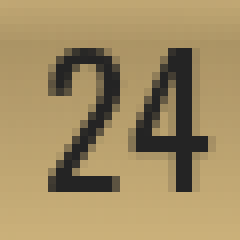
#> input picture Data2/Numero_Tratado/1img.png, 30 x 30 px, found by its file name (shown 8 times larger)
$ python ocropus.py
#> lines starting #> are read from the running program, lines starting #| are printed output that depends on the picture
# -*- coding: utf-8 -*-
import os
import cv2 as cv
import numpy as np
import matplotlib.pyplot as plt
import pytesseract
from PIL import Image


path_original = '/home/oziel/Documentos/Alunos/Derick/Work_Roleta/Data2/Numeros'
path_imagens_tratada = '/home/oziel/Documentos/Alunos/Derick/Work_Roleta/Data2/Numero_Tratado'
imagens_salvas = os.listdir(path_imagens_tratada)
imagens = os.listdir(path_original)
t = len(imagens)
#print(t)
i = 1

ad = []
while i <= t:
    #print(i)
    name = path_original + '/' + str(i) + 'img.png'
    name1 = path_imagens_tratada + '/' + str(i) + 'img.png'

    img1 = Image.open(name)
#> img1 is the input picture: PIL image 30x30 RGB; mean R, G, B 161.2, 140.7, 98.7
    area = (10,5,40,35)
    corte = img1.crop(area)
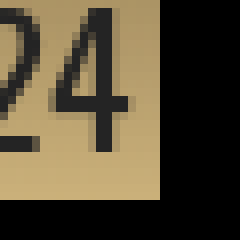
#> corte: PIL image 30x30 RGB (shown 8 times larger); mean R, G, B 84, 73.5, 52.1
    corte.save(name1)

    imagem = cv.imread(name1)

    plt.imshow(img1),plt.show()
    plt.imshow(imagem),plt.show()


    #print(name)


# =============================================================================
#     imagem = cv.imread(name)
#     gray = cv.cvtColor(imagem, cv.COLOR_BGR2GRAY)
#     #thresh = cv.threshold(gray, 0, 255, cv.THRESH_BINARY_INV + cv.THRESH_OTSU)[1]
#
#     dsize = (640,480)
#     resized = cv.resize(gray, dsize, fx=16.0, fy=16.0, interpolation=cv.INTER_LINEAR)
#
#     kernel = np.ones((1,1), np.float64)/2
#     dst = cv.filter2D(resized,-1,kernel)
#
#     kernel1 = np.ones((3,3), np.uint8)/5
#     erode = cv.erode(dst, kernel1, iterations = 2)
#     kernel2 = np.ones((3,3), np.uint8)/5
#     morp = cv.morphologyEx(erode, cv.MORPH_OPEN, kernel2)
#     #match_template = cv.matchTemplate(morp,dst,cv.TM_CCOEFF_NORMED)
#
#     blur = cv.GaussianBlur(morp, (3,3), 1)
#     thresh = cv.threshold(blur, 0, 255, cv.THRESH_BINARY + cv.THRESH_OTSU)[1]
#
#
#     plt.imshow(thresh),plt.show()
#     #-c tessedit_char_whitelist=0123456789
#     #--oem 3 --psm 6
#     #8
#     #13
#     custom_config10 = r'-l eng --oem 3 --psm 13 -c tessdit_char_whitelist=0123456789'
#
#     text10 = pytesseract.image_to_string(thresh, config = custom_config10)
#
#
#     print(i,":" , text10)
#
#     ad.append(text10)
#
# =============================================================================
    i += 1

print(ad)
